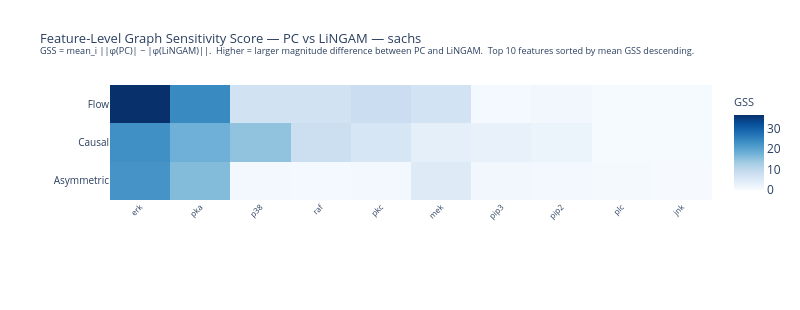
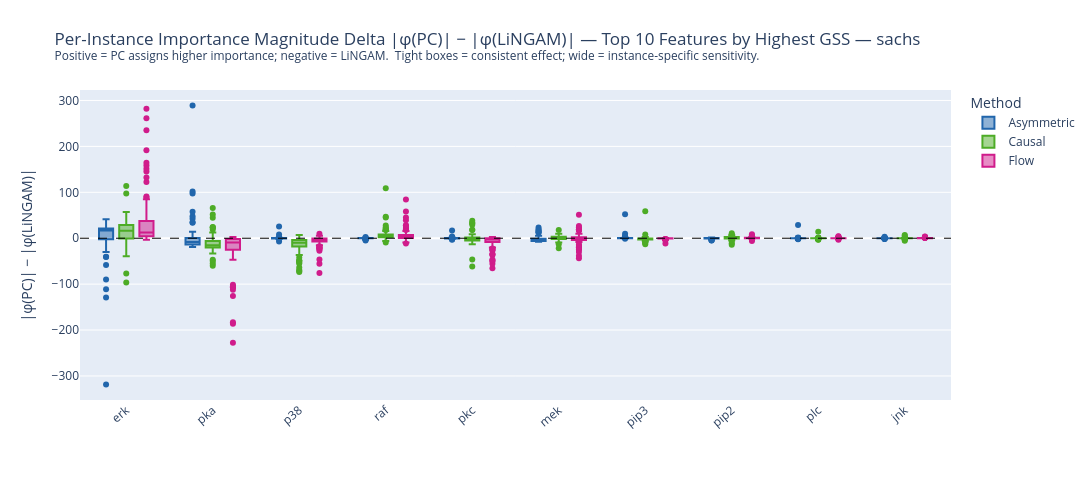

The cell these charts' notebook holds for them, in order:
### Markdown cell above
### 9.2. Graph Sensitivity Score (GSS)

$$\text{GSS}(m,f) = \text{mean}_i\bigl(|\varphi^{(m,\text{PC})}_{i,f}| - |\varphi^{(m,\text{LiNGAM})}_{i,f}|\bigr)$$

Signed: **positive** = PC assigns higher importance; **negative** = LiNGAM assigns higher; **≈0** = both agree.

### Code cell
# ── Use pre-computed GSS from section 4 ──────────────────────────────────────
# All GSS values were already computed by compute_gss() in section 4
# gss_feat is a dict[method] -> ndarray(n_features,) containing per-feature GSS

for label in BASE_METHODS:
    if label not in gss_feat:
        continue
    g = gss_feat[label]
    print(f'{label}: mean GSS = {np.mean(g):.4f}  min = {np.min(g):.4f}  max = {np.max(g):.4f}')

# ── Visualizations ────────────────────────────────────────────────────────────
fig_gss = plot_gss_heatmap(
    gss_feat, feature_names, BASE_METHODS, DATASET,
    save_dir=PLOTS_DIR,
)



fig_delta = plot_gss_delta_box(
    feat_delta, feature_names, METHOD_COLORS, DATASET, N_TOP_FEATURES,
    save_dir=PLOTS_DIR,
)

### Figure 1 — Plotly figure (JSON) as saved in the notebook; plotly's stock layout.template omitted (floating-point values rounded to 4 significant figures)
{"data": [{"colorbar": {"title": {"font": {"size": 11}, "text": "GSS"}}, "colorscale": [[0, "rgb(247,251,255)"], [0.125, "rgb(222,235,247)"], [0.25, "rgb(198,219,239)"], [0.375, "rgb(158,202,225)"], [0.5, "rgb(107,174,214)"], [0.625, "rgb(66,146,198)"], [0.75, "rgb(33,113,181)"], [0.875, "rgb(8,81,156)"], [1, "rgb(8,48,107)"]], "hovertemplate": "<b>%{y}</b> — %{x}<br>GSS = %{z:.4f}<extra></extra>", "type": "heatmap", "x": ["erk", "pka", "p38", "raf", "pkc", "mek", "pip3", "pip2", "plc", "jnk"], "y": ["Asymmetric", "Causal", "Flow"], "z": [[22.4, 16.1, 0.8941, 0.6566, 0.7894, 4.651, 1.102, 0.8037, 0.4904, 0.152], [23.13, 17.95, 14.88, 8.119, 6.1, 3.405, 2.809, 2.164, 0.3749, 0.3771], [36.48, 23.89, 7.107, 7.034, 8.257, 6.855, 0.6631, 1.119, 0.3016, 0.2977]], "zmax": 36.48, "zmin": 0}], "layout": {"height": 310, "margin": {"b": 110, "l": 110, "r": 80, "t": 85}, "title": {"font": {"size": 13}, "text": "Feature-Level Graph Sensitivity Score — PC vs LiNGAM — sachs<br><sup>GSS = mean_i ||φ(PC)| − |φ(LiNGAM)||.  Higher = larger magnitude difference between PC and LiNGAM.  Top 10 features sorted by mean GSS descending.</sup>"}, "width": 800, "xaxis": {"side": "bottom", "tickangle": -45, "tickfont": {"size": 8}}, "yaxis": {"tickfont": {"size": 10}}}}

### Figure 2 — Plotly figure (JSON) as saved in the notebook; plotly's stock layout.template omitted (floating-point values rounded to 4 significant figures; data arrays with more than 128 entries replaced by an {"elided": "..."} marker saying what was removed)
{"data": [{"alignmentgroup": "True", "boxpoints": "outliers", "hovertemplate": "Method=Asymmetric<br>=%{x}<br>|φ(PC)| − |φ(LiNGAM)|=%{y}<extra></extra>", "legendgroup": "Asymmetric", "marker": {"color": "#2166ac"}, "name": "Asymmetric", "notched": false, "offsetgroup": "Asymmetric", "orientation": "v", "showlegend": true, "type": "box", "x": {"elided": "1000 str values"}, "x0": " ", "xaxis": "x", "y": {"elided": "1000 float values"}, "y0": " ", "yaxis": "y"}, {"alignmentgroup": "True", "boxpoints": "outliers", "hovertemplate": "Method=Causal<br>=%{x}<br>|φ(PC)| − |φ(LiNGAM)|=%{y}<extra></extra>", "legendgroup": "Causal", "marker": {"color": "#4dac26"}, "name": "Causal", "notched": false, "offsetgroup": "Causal", "orientation": "v", "showlegend": true, "type": "box", "x": {"elided": "1000 str values"}, "x0": " ", "xaxis": "x", "y": {"elided": "1000 float values"}, "y0": " ", "yaxis": "y"}, {"alignmentgroup": "True", "boxpoints": "outliers", "hovertemplate": "Method=Flow<br>=%{x}<br>|φ(PC)| − |φ(LiNGAM)|=%{y}<extra></extra>", "legendgroup": "Flow", "marker": {"color": "#d01c8b"}, "name": "Flow", "notched": false, "offsetgroup": "Flow", "orientation": "v", "showlegend": true, "type": "box", "x": {"elided": "1000 str values"}, "x0": " ", "xaxis": "x", "y": {"elided": "1000 float values"}, "y0": " ", "yaxis": "y"}], "layout": {"boxmode": "group", "height": 480, "legend": {"title": {"text": "Method"}, "tracegroupgap": 0}, "margin": {"b": 80, "t": 90}, "shapes": [{"line": {"color": "black", "dash": "dash", "width": 1}, "type": "line", "x0": 0, "x1": 1, "xref": "x domain", "y0": 0, "y1": 0, "yref": "y"}], "title": {"text": "Per-Instance Importance Magnitude Delta |φ(PC)| − |φ(LiNGAM)| — Top 10 Features by Highest GSS — sachs<br><sup>Positive = PC assigns higher importance; negative = LiNGAM.  Tight boxes = consistent effect; wide = instance-specific sensitivity.</sup>"}, "width": 1300, "xaxis": {"anchor": "y", "domain": [0, 1], "tickangle": -40, "title": {"text": ""}}, "yaxis": {"anchor": "x", "domain": [0, 1], "title": {"text": "|φ(PC)| − |φ(LiNGAM)|"}}}}
